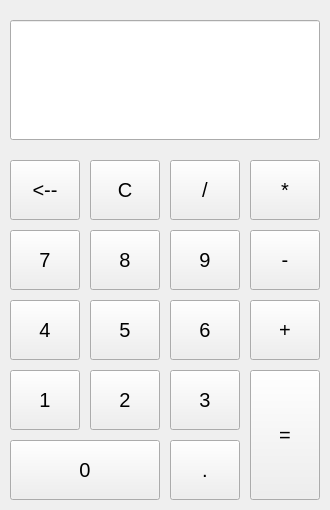
<?xml version="1.0" encoding="UTF-8"?>
<ui version="4.0">
 <class>MainWindow</class>
 <widget class="QMainWindow" name="MainWindow">
  <property name="geometry">
   <rect>
    <x>0</x>
    <y>0</y>
    <width>330</width>
    <height>510</height>
   </rect>
  </property>
  <property name="windowTitle">
   <string>MainWindow</string>
  </property>
  <widget class="QWidget" name="centralwidget">
   <widget class="QLineEdit" name="inputField_lineEdit">
    <property name="geometry">
     <rect>
      <x>10</x>
      <y>20</y>
      <width>310</width>
      <height>120</height>
     </rect>
    </property>
    <property name="font">
     <font>
      <pointsize>20</pointsize>
      <bold>true</bold>
      <strikeout>false</strikeout>
     </font>
    </property>
    <property name="cursor">
     <cursorShape>IBeamCursor</cursorShape>
    </property>
    <property name="inputMask">
     <string/>
    </property>
    <property name="maxLength">
     <number>55</number>
    </property>
    <property name="frame">
     <bool>true</bool>
    </property>
    <property name="alignment">
     <set>Qt::AlignmentFlag::AlignBottom|Qt::AlignmentFlag::AlignRight|Qt::AlignmentFlag::AlignTrailing</set>
    </property>
    <property name="readOnly">
     <bool>true</bool>
    </property>
    <property name="clearButtonEnabled">
     <bool>false</bool>
    </property>
   </widget>
   <widget class="QPushButton" name="button7">
    <property name="geometry">
     <rect>
      <x>10</x>
      <y>230</y>
      <width>70</width>
      <height>60</height>
     </rect>
    </property>
    <property name="font">
     <font>
      <pointsize>15</pointsize>
      <bold>false</bold>
     </font>
    </property>
    <property name="text">
     <string>7</string>
    </property>
   </widget>
   <widget class="QPushButton" name="button8">
    <property name="geometry">
     <rect>
      <x>90</x>
      <y>230</y>
      <width>70</width>
      <height>60</height>
     </rect>
    </property>
    <property name="font">
     <font>
      <pointsize>15</pointsize>
      <bold>false</bold>
     </font>
    </property>
    <property name="text">
     <string>8</string>
    </property>
   </widget>
   <widget class="QPushButton" name="button9">
    <property name="geometry">
     <rect>
      <x>170</x>
      <y>230</y>
      <width>70</width>
      <height>60</height>
     </rect>
    </property>
    <property name="font">
     <font>
      <pointsize>15</pointsize>
      <bold>false</bold>
     </font>
    </property>
    <property name="text">
     <string>9</string>
    </property>
   </widget>
   <widget class="QPushButton" name="divide_pushButton">
    <property name="geometry">
     <rect>
      <x>170</x>
      <y>160</y>
      <width>70</width>
      <height>60</height>
     </rect>
    </property>
    <property name="font">
     <font>
      <pointsize>15</pointsize>
      <bold>false</bold>
     </font>
    </property>
    <property name="text">
     <string>/</string>
    </property>
   </widget>
   <widget class="QPushButton" name="button4">
    <property name="geometry">
     <rect>
      <x>10</x>
      <y>300</y>
      <width>70</width>
      <height>60</height>
     </rect>
    </property>
    <property name="font">
     <font>
      <pointsize>15</pointsize>
      <bold>false</bold>
     </font>
    </property>
    <property name="text">
     <string>4</string>
    </property>
   </widget>
   <widget class="QPushButton" name="button6">
    <property name="geometry">
     <rect>
      <x>170</x>
      <y>300</y>
      <width>70</width>
      <height>60</height>
     </rect>
    </property>
    <property name="font">
     <font>
      <pointsize>15</pointsize>
      <bold>false</bold>
     </font>
    </property>
    <property name="text">
     <string>6</string>
    </property>
   </widget>
   <widget class="QPushButton" name="button5">
    <property name="geometry">
     <rect>
      <x>90</x>
      <y>300</y>
      <width>70</width>
      <height>60</height>
     </rect>
    </property>
    <property name="font">
     <font>
      <pointsize>15</pointsize>
      <bold>false</bold>
     </font>
    </property>
    <property name="text">
     <string>5</string>
    </property>
   </widget>
   <widget class="QPushButton" name="multiply_pushButton">
    <property name="geometry">
     <rect>
      <x>250</x>
      <y>160</y>
      <width>70</width>
      <height>60</height>
     </rect>
    </property>
    <property name="font">
     <font>
      <pointsize>15</pointsize>
      <bold>false</bold>
     </font>
    </property>
    <property name="text">
     <string>*</string>
    </property>
   </widget>
   <widget class="QPushButton" name="button0">
    <property name="geometry">
     <rect>
      <x>10</x>
      <y>440</y>
      <width>150</width>
      <height>60</height>
     </rect>
    </property>
    <property name="font">
     <font>
      <pointsize>15</pointsize>
      <bold>false</bold>
     </font>
    </property>
    <property name="text">
     <string>0</string>
    </property>
   </widget>
   <widget class="QPushButton" name="button1">
    <property name="geometry">
     <rect>
      <x>10</x>
      <y>370</y>
      <width>70</width>
      <height>60</height>
     </rect>
    </property>
    <property name="font">
     <font>
      <pointsize>15</pointsize>
      <bold>false</bold>
     </font>
    </property>
    <property name="text">
     <string>1</string>
    </property>
   </widget>
   <widget class="QPushButton" name="equal_pushButton">
    <property name="geometry">
     <rect>
      <x>250</x>
      <y>370</y>
      <width>70</width>
      <height>130</height>
     </rect>
    </property>
    <property name="font">
     <font>
      <pointsize>15</pointsize>
      <bold>false</bold>
     </font>
    </property>
    <property name="text">
     <string>=</string>
    </property>
   </widget>
   <widget class="QPushButton" name="button3">
    <property name="geometry">
     <rect>
      <x>170</x>
      <y>370</y>
      <width>70</width>
      <height>60</height>
     </rect>
    </property>
    <property name="font">
     <font>
      <pointsize>15</pointsize>
      <bold>false</bold>
     </font>
    </property>
    <property name="text">
     <string>3</string>
    </property>
   </widget>
   <widget class="QPushButton" name="addButton">
    <property name="geometry">
     <rect>
      <x>250</x>
      <y>300</y>
      <width>70</width>
      <height>60</height>
     </rect>
    </property>
    <property name="font">
     <font>
      <pointsize>15</pointsize>
      <bold>false</bold>
     </font>
    </property>
    <property name="text">
     <string>+</string>
    </property>
   </widget>
   <widget class="QPushButton" name="point_pushButton">
    <property name="geometry">
     <rect>
      <x>170</x>
      <y>440</y>
      <width>70</width>
      <height>60</height>
     </rect>
    </property>
    <property name="font">
     <font>
      <pointsize>15</pointsize>
      <bold>false</bold>
     </font>
    </property>
    <property name="text">
     <string>.</string>
    </property>
   </widget>
   <widget class="QPushButton" name="button2">
    <property name="geometry">
     <rect>
      <x>90</x>
      <y>370</y>
      <width>70</width>
      <height>60</height>
     </rect>
    </property>
    <property name="font">
     <font>
      <pointsize>15</pointsize>
      <bold>false</bold>
     </font>
    </property>
    <property name="text">
     <string>2</string>
    </property>
   </widget>
   <widget class="QPushButton" name="substractButton">
    <property name="geometry">
     <rect>
      <x>250</x>
      <y>230</y>
      <width>70</width>
      <height>60</height>
     </rect>
    </property>
    <property name="font">
     <font>
      <pointsize>15</pointsize>
      <bold>false</bold>
     </font>
    </property>
    <property name="text">
     <string>-</string>
    </property>
   </widget>
   <widget class="QPushButton" name="clear_pushButton">
    <property name="geometry">
     <rect>
      <x>90</x>
      <y>160</y>
      <width>70</width>
      <height>60</height>
     </rect>
    </property>
    <property name="font">
     <font>
      <pointsize>15</pointsize>
      <bold>false</bold>
     </font>
    </property>
    <property name="text">
     <string>C</string>
    </property>
   </widget>
   <widget class="QPushButton" name="backspace_pushButton">
    <property name="geometry">
     <rect>
      <x>10</x>
      <y>160</y>
      <width>70</width>
      <height>60</height>
     </rect>
    </property>
    <property name="font">
     <font>
      <pointsize>15</pointsize>
      <bold>false</bold>
     </font>
    </property>
    <property name="text">
     <string>&lt;--</string>
    </property>
   </widget>
  </widget>
 </widget>
 <resources/>
 <connections/>
</ui>
